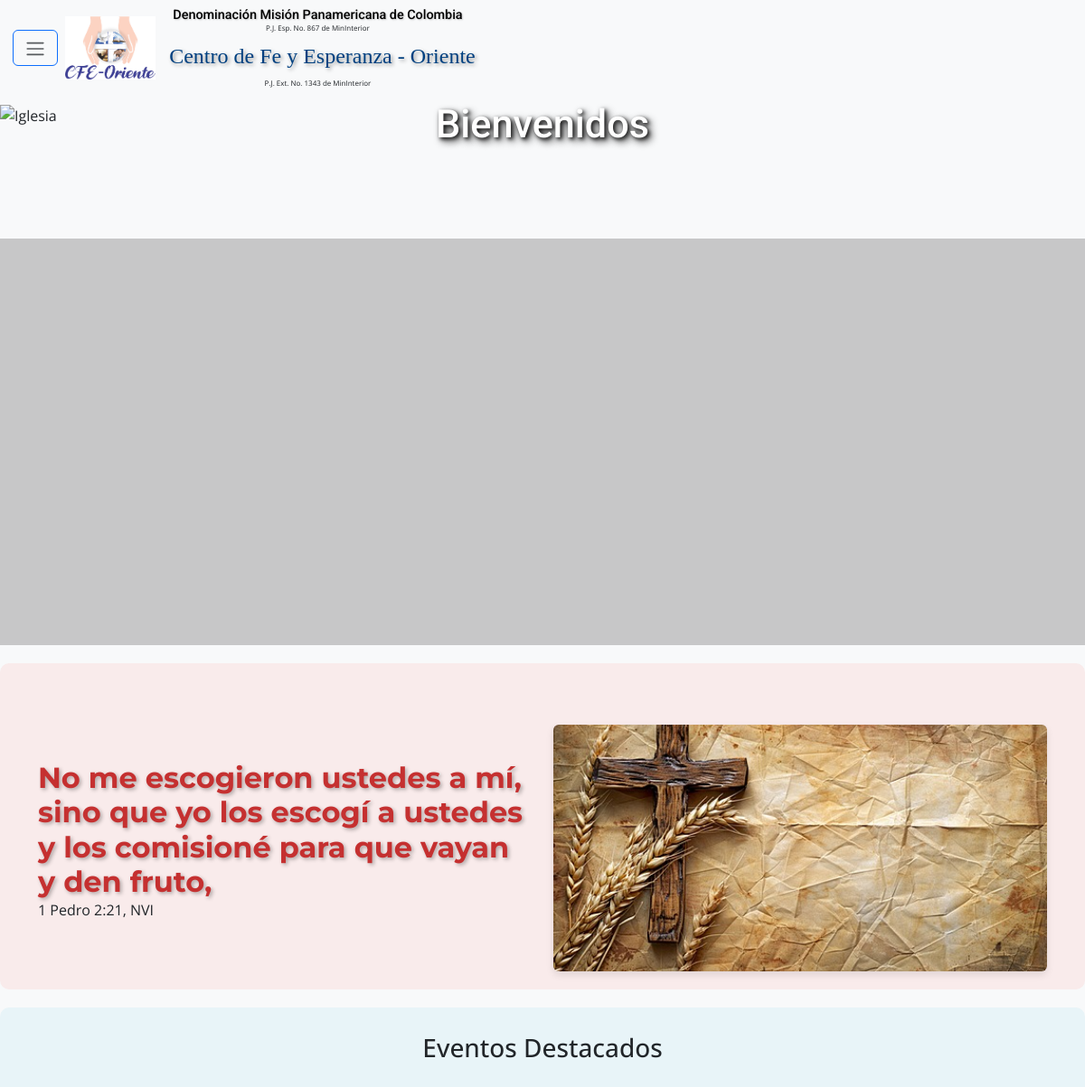
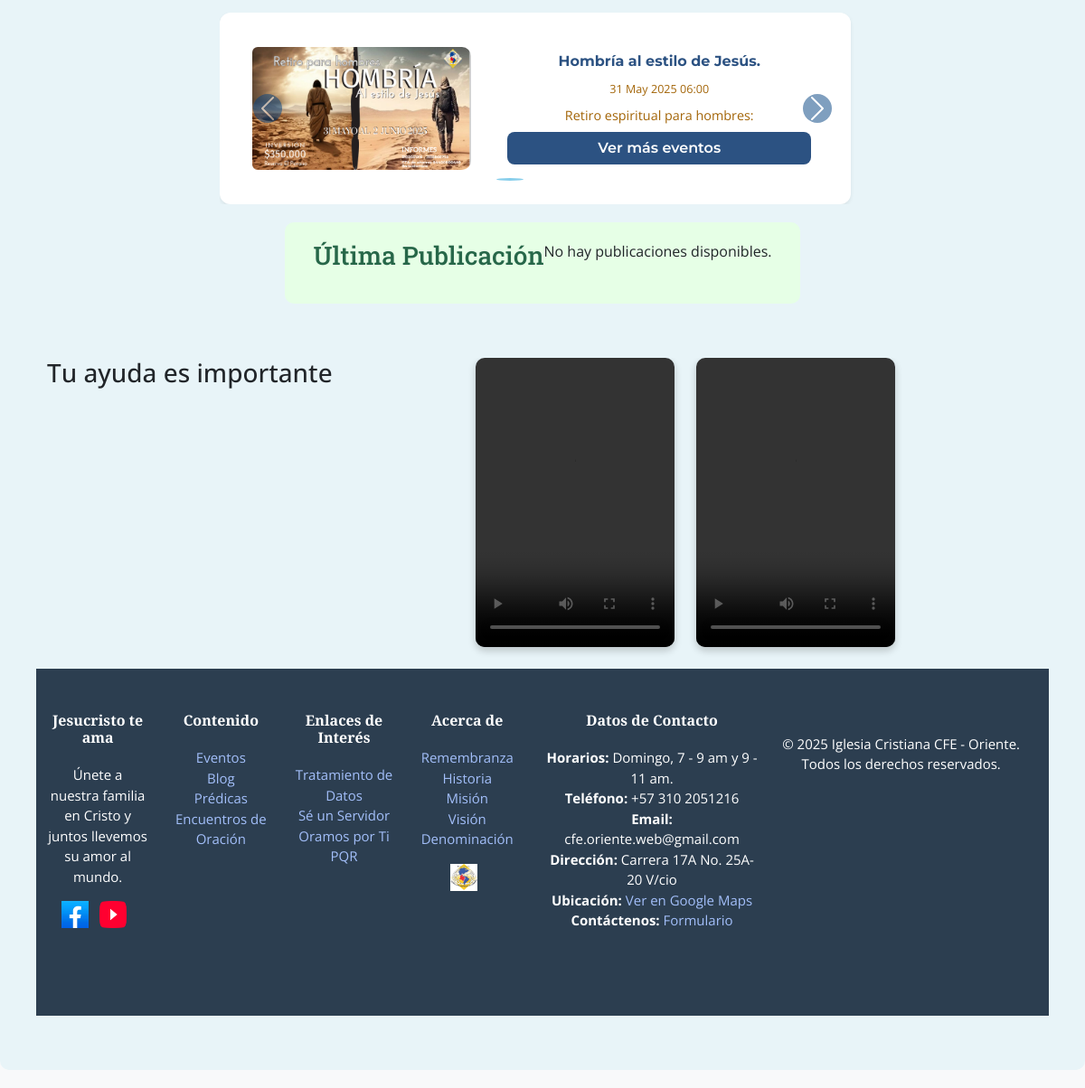
The page / on the database its author committed (2 pictures, top to bottom).
### core/models.py (models this page shows, shortened)
class Evento(models.Model):
    titulo = models.CharField(max_length=100)
    fecha = models.DateTimeField()
    descripcion = models.TextField()
    valor = models.CharField(max_length=100, default='')
    informacion = models.CharField(max_length=100, default='')
    otros = models.CharField(max_length=100, default='')
    es_oracion = models.BooleanField(default=False)
    nombre_imagen = models.CharField(max_length=30, default='')
    objects = models.Manager()

### core/views.py (the view)
# urls.py: 2. Add a URL to urlpatterns:  path('', views.home, name='home')
def home(request):
    eventos_destacados = Evento.objects.order_by('-fecha')[:4]
    return render(request, 'home.html', {
        'eventos': eventos_destacados,
    })

### templates/home.html (shortened to what this page needs)
{% extends 'base.html' %}
{% load static %}
{% block content %}
<section class="welcome-section">
  <div class="welcome-overlay">
    <h1 class="welcome-text">Bienvenidos</h1>
  </div>
  <img src="{% static 'images/foto_iglesia.jpg' %}" alt="Iglesia" class="img-fluid w-100 welcome-image">
</section>
<div class="home-section invitacion-block">
  <div class="container">
    <div class="row align-items-center">
      <div class="col-md-6">
        <p class="invitacion-text">
          No me escogieron ustedes a mí, sino que yo los escogí a ustedes y
          los comisioné para que vayan y den fruto,
        </p>
        <p>
          1 Pedro 2:21, NVI
        </p>
      </div>
      <div class="col-md-6">
        <img
          src="{% static 'images/fondo_cristiano_2.jpg' %}"
          class="img-fluid rounded invitacion-img w-100"
          alt="Invitación"
        />
      </div>
    </div>
  </div>
</div>
<div class="home-section evento-block d-flex flex-column align-items-center">
  <h3 class="text-center mt-2 mb-2">Eventos Destacados</h3>
<div id="eventCarousel" class="carousel slide w-60 mx-auto" data-bs-ride="carousel">
  <div class="carousel-indicators">
    {% for evento in eventos %}
    <button
      type="button"
      data-bs-target="#eventCarousel"
      data-bs-slide-to="{{ forloop.counter0 }}"
      {% if forloop.first %}class="active"{% endif %}
      aria-label="Slide {{ forloop.counter }}"></button>
    {% endfor %}
  </div>
  <div class="carousel-inner">
    {% for evento in eventos %}
    <div class="carousel-item {% if forloop.first %}active{% endif %}">
      <div class="card card-evento shadow-sm">
        <div class="row g-0">
          <div class="col-md-5 d-flex align-items-center justify-content-center">
            {% if evento.nombre_imagen %}
            <a href="{% url 'events' %}" class="d-block">
              <img
                src="{% static 'images/eventos/'|add:evento.nombre_imagen %}"
                class="img-fluid rounded-start object-fit-cover"
                alt="{{ evento.titulo }}"
              />
            </a>
            {% endif %}
          </div>
          <div class="col-md-7">
            <div class="card-body d-flex flex-column justify-content-center h-100">
              <h5 class="card-title">{{ evento.titulo }}</h5>
              <p class="card-text"><small>{{ evento.fecha|date:"d M Y H:i" }}</small></p>
              <p class="card-text">{{ evento.descripcion|truncatewords:15 }}</p>
              <a href="{% url 'events' %}" class="btn btn-primary mt-auto">Ver más eventos</a>
            </div>
          </div>
        </div>
      </div>
    </div>
    {% endfor %}
  </div>
  <button
    class="carousel-control-prev"
    type="button"
    data-bs-target="#eventCarousel"
    data-bs-slide="prev"
  >
    <span class="carousel-control-prev-icon" aria-hidden="true"></span>
  </button>
  <button
    class="carousel-control-next"
    type="button"
    data-bs-target="#eventCarousel"
    data-bs-slide="next"
  >
    <span class="carousel-control-next-icon" aria-hidden="true"></span>
  </button>
</div>
<div class="home-section blog-block">
  <div class="container">
    <h3 class="text-center mb-3">Última Publicación</h3>
    {% if ultimo_blog %}
    <div class="row justify-content-center">
      <div class="col-md-8">
        <div class="card2 mb-4">
          {% if ultimo_blog.nombre_imagen %}
          <a href="{% url 'blog_detail' ultimo_blog.id %}">
            <img
              src="{% static 'images/blogs/'|add:ultimo_blog.nombre_imagen %}"
              class="card-img-top-blog img-fluid w-100"
              alt="{{ ultimo_blog.titulo }}"
            />
          </a>
          {% endif %}
          <div class="card-body">
            <h5 class="card-title">{{ ultimo_blog.titulo }}</h5>
            <p class="card-text">{{ ultimo_blog.introduccion }}</p>
            <a
              href="{% url 'blog_detail' ultimo_blog.id %}"
              class="btn btn-primary"
              >Leer más</a
            >
          </div>
        </div>
      </div>
    </div>
    {% else %}
    <p class="text-center">No hay publicaciones disponibles.</p>
    {% endif %}
  </div>
</div>
<div class="home-section videos-block">
  <div class="container">
    <h3 class="text-center mb-4">Tu ayuda es importante</h3>
    <div class="row justify-content-center">
      <div class="col-md-6 mb-4">
        <div class="video-container">
          <video controls class="video-short">
            <source src="{% static 'videos/video_necesitan.mp4' %}" type="video/mp4">
          </video>
        </div>
      </div>
      <div class="col-md-6 mb-4">
        <div class="video-container">
          <video controls class="video-short">
            <source src="{% static 'videos/video_prescencia.mp4' %}" type="video/mp4">
          </video>
      </div>
    </div>
  </div>
</div>
{% endblock %}

### staticfiles/css/styles.css (style rules this page uses)
body { font-family: "Open Sans", sans-serif; background-color: #f8f9fa; padding-top: 10px; margin: 0; }
.welcome-section { position: relative; width: 100%; height: 75vh; overflow: hidden; margin-top: 6.5rem; }
.welcome-image { width: 100%; height: 100%; object-fit: cover; }
.welcome-overlay { position: absolute; top: 25%; left: 0; width: 100%; height: 100%; background-color: rgba(0, 0, 0, 0.2); display: flex; justify-content: center; }
.welcome-text { color: white; font-family: 'Roboto', sans-serif; font-size: 2.7rem; text-align: center; margin-top: 20px; transform: translateY(-30%); text-shadow: 2px 2px 4px rgba(0, 0, 0, 0.9), 4px 4px 8px rgba(0, 0, 0, 0.8); }
.video-container { display: flex; justify-content: center; align-items: center; }
.video-short { width: 100%; max-width: 220px; height: 320px; border-radius: 10px; box-shadow: 0 4px 8px rgba(0, 0, 0, 0.2); }
.home-section { padding: 2rem 0; }
.invitacion-img { max-width: 100%; height: auto; }
.home-section { padding: 20px 20px; border-radius: 10px; margin: 20px auto; max-width: 1200px; }
.evento-block .container { display: flex; overflow-x: auto; }
.evento-block { background-color: #e8f4f8; text-align: center; }
.evento-block h5 { font-family: "Montserrat", sans-serif; color: #2c5282; }
.evento-block h3 { text-align: center; margin-bottom: 20px; }
.row.justify-content-center { margin-left: auto; margin-right: auto; max-width: 1200px; }
.col-md-5 { display: flex; align-items: center; justify-content: center; padding: 1rem; }
.card { min-width: 300px; margin-right: 1rem; }
.card-evento { border: none; border-radius: 12px; overflow: hidden; box-shadow: 0 4px 8px rgba(0, 0, 0, 0.2); transition: transform 0.3s ease, box-shadow 0.3s ease; padding: 20px; height: 80%; display: flex; flex-direction: column; }
.card-evento img { max-width: 100%; max-height: 200px; width: auto; height: auto; object-fit: cover; border-radius: 10px; }
.invitacion-block { background-color: #f9ebeb; }
.invitacion-text { font-family: "Montserrat", sans-serif; font-weight: 700; font-size: 2rem; color: #c53030; text-shadow: 2px 2px 4px rgba(0, 0, 0, 0.3); line-height: 1.2; margin: 0; }
.invitacion-img { max-height: 400px; object-fit: cover; border-radius: 10px; box-shadow: 0 4px 8px rgba(0, 0, 0, 0.1); }
.card-body { padding: 1.5rem; }
.card-title { font-family: "Montserrat", sans-serif, bold; font-size: 1rem; font-weight: 700; color: #a36508; margin-top: 0px; margin-bottom: 10px; }
.card-text { font-family: "Open Sans", sans-serif; font-size: 0.9rem; color: #a36508; margin-bottom: 8px; flex-grow: 1; }
#eventCarousel { margin-top: 2rem; }
.carousel-indicators button { background-color: #004080; border-radius: 50%; width: 10px; height: 10px; }
.carousel-indicators .active { background-color: #87ceeb; }
.carousel-control-prev-icon, .carousel-control-next-icon { background-color: #004080; border-radius: 50%; padding: 10px; }
.blog-block { background-color: #e6ffe6; }
.blog-block h3 { font-family: "Roboto Slab", serif; color: #276749; }
.btn-primary { background-color: #2c5282; border: none; border-radius: 8px; font-family: "Montserrat", sans-serif; font-weight: 600; color: #ffffff; transition: background-color 0.3s ease; }

### rows shown on the page
Evento: nombre_imagen (picture), titulo "Hombría al estilo de Jesús.", fecha "31 May 2025 06:00", descripcion "Retiro espiritual para hombres:"
